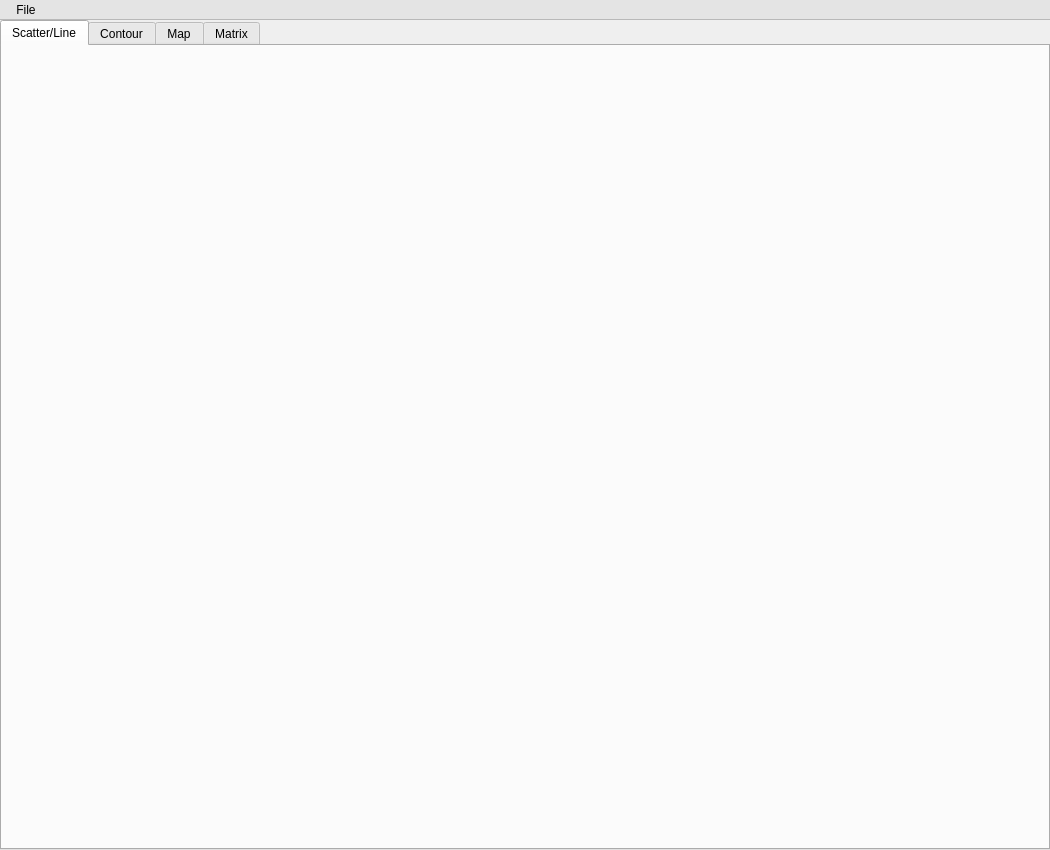
<?xml version="1.0" encoding="UTF-8"?>
<ui version="4.0">
 <class>MainWindow</class>
 <widget class="QMainWindow" name="MainWindow">
  <property name="geometry">
   <rect>
    <x>0</x>
    <y>0</y>
    <width>1050</width>
    <height>850</height>
   </rect>
  </property>
  <property name="windowTitle">
   <string>ncv</string>
  </property>
  <widget class="QWidget" name="centralwidget">
   <layout class="QHBoxLayout" name="horizontalLayout">
    <property name="leftMargin">
     <number>0</number>
    </property>
    <property name="topMargin">
     <number>0</number>
    </property>
    <property name="rightMargin">
     <number>0</number>
    </property>
    <property name="bottomMargin">
     <number>0</number>
    </property>
    <item>
     <widget class="QTabWidget" name="tabWidget_main">
      <property name="focusPolicy">
       <enum>Qt::FocusPolicy::TabFocus</enum>
      </property>
      <property name="currentIndex">
       <number>0</number>
      </property>
      <widget class="QWidget" name="tab_scatterPlot">
       <attribute name="title">
        <string>Scatter/Line</string>
       </attribute>
      </widget>
      <widget class="QWidget" name="tab_contourPlot">
       <attribute name="title">
        <string>Contour</string>
       </attribute>
      </widget>
      <widget class="QWidget" name="tab_mapPlot">
       <attribute name="title">
        <string>Map</string>
       </attribute>
      </widget>
      <widget class="QWidget" name="tab_matrixDisplay">
       <attribute name="title">
        <string>Matrix</string>
       </attribute>
      </widget>
     </widget>
    </item>
   </layout>
  </widget>
  <widget class="QMenuBar" name="menubar">
   <property name="geometry">
    <rect>
     <x>0</x>
     <y>0</y>
     <width>1050</width>
     <height>23</height>
    </rect>
   </property>
   <property name="styleSheet">
    <string notr="true">QMenuBar { background: #e4e4e4; border-bottom: 1px solid #b8b8b8; }
QMenuBar::item { padding: 3px 10px; background: transparent; }
QMenuBar::item:selected { background: #cfcfcf; }
QMenuBar::item:pressed { background: #bdbdbd; }</string>
   </property>
   <widget class="QMenu" name="menuFile">
    <property name="title">
     <string>File</string>
    </property>
    <addaction name="actionOpen_File"/>
    <addaction name="actionOpen_xarray"/>
    <addaction name="separator"/>
    <addaction name="actionNew_Window"/>
   </widget>
   <addaction name="menuFile"/>
  </widget>
  <action name="actionOpen_File">
   <property name="text">
    <string>Open File</string>
   </property>
  </action>
  <action name="actionOpen_xarray">
   <property name="text">
    <string>Open xarray</string>
   </property>
  </action>
  <action name="actionNew_Window">
   <property name="text">
    <string>New Window</string>
   </property>
  </action>
 </widget>
 <resources/>
 <connections/>
</ui>
